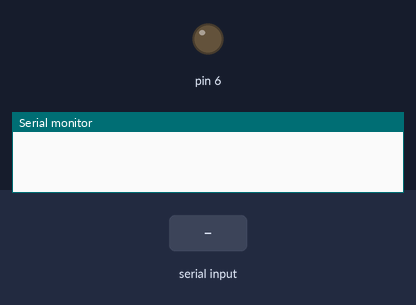
A sketch run on a simulated Arduino Uno, built with avr-gcc and run on an emulated ATmega328P. Parts: output pins drawn as LEDs (lit = HIGH), the last lines printed to the serial monitor. Inputs (shaded band) come from the test bench.

Above: at 1.2 s.
1.3 s: "H" received over Serial
At 2.5 s:
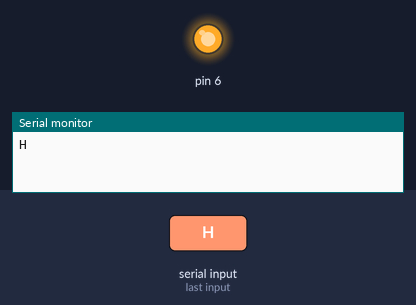
2.8 s: "L" received over Serial
At 3.7 s:
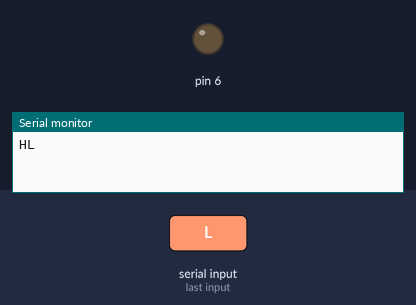
Timing chart, 0 to 5.8 s (numbered marks = the images above; inputs shaded):
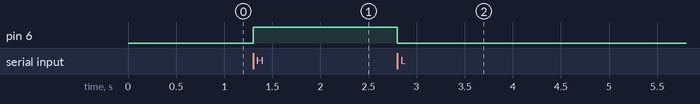

Measured:
- after the input at 1.3 s, pin 6: LOW → HIGH at once
- after the input at 2.8 s, pin 6: HIGH → LOW at once

The sketch:

seriovaKomunikaceDeska2.ino
```cpp
void setup() {
  pinMode(6, OUTPUT);
  Serial.begin(9600);
}

void loop() {
  while (Serial.available()) {
    char pismeno = Serial.read();
    Serial.print(pismeno);
    if (pismeno == 'H') {
      digitalWrite(6, HIGH);
    }
    else if (pismeno == 'L') {
      digitalWrite(6, LOW);
    }
  }
}
```
